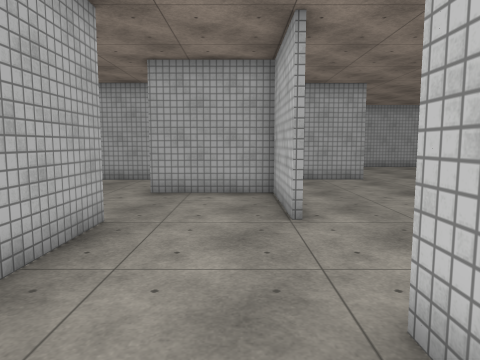
view 1 (above)

24 first-person views from a walk through a 3-D level made in the Unity game engine. The camera is 1.5 m above the floor, tilts 6° down and sees 70° across. The floor is counted in squares, 1 m on a side. Each view is taken from the middle of a square. On the plan, view 1 faces up. The plan holds only what a view shows up to about 16 squares ahead; the rest is blank. The player is left out. Surface patterns are stand-ins for the level's own textures.

view 2
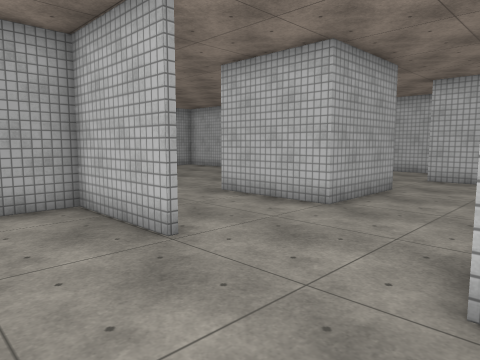

view 3
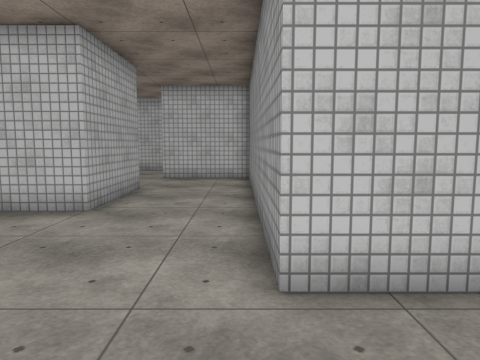

view 4
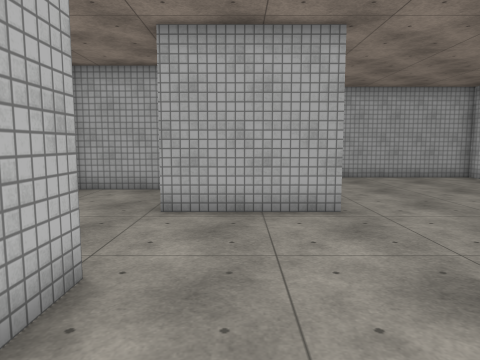

view 5
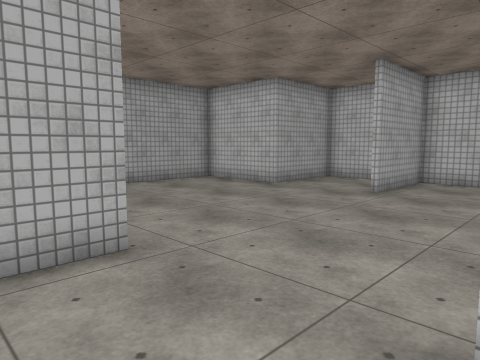

view 6
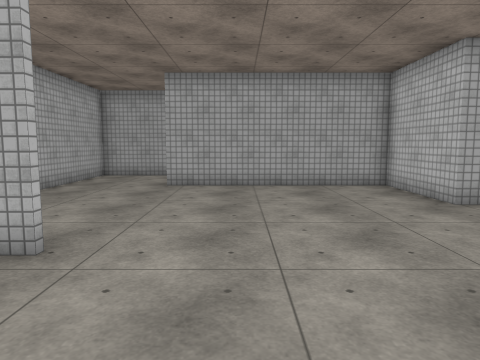

view 7
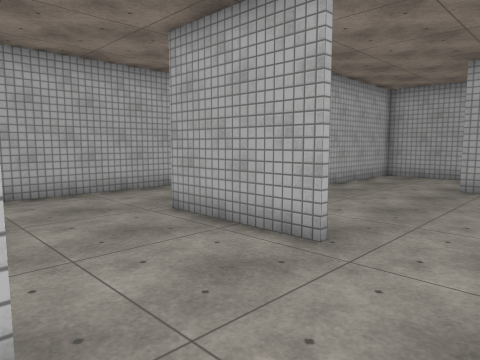

view 8
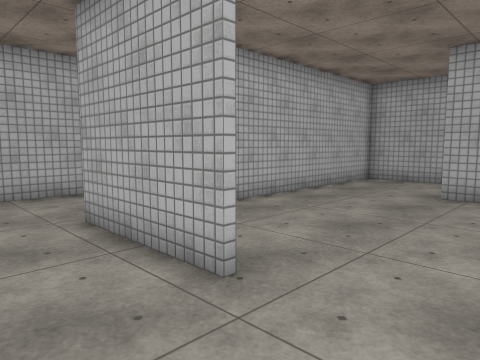

view 9
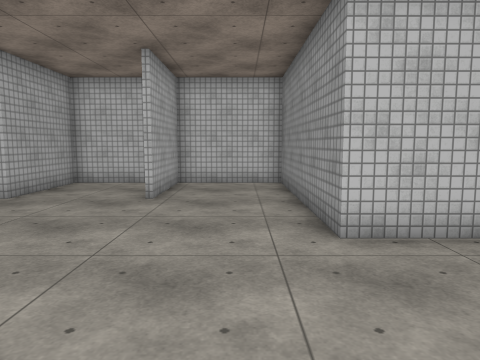

view 10
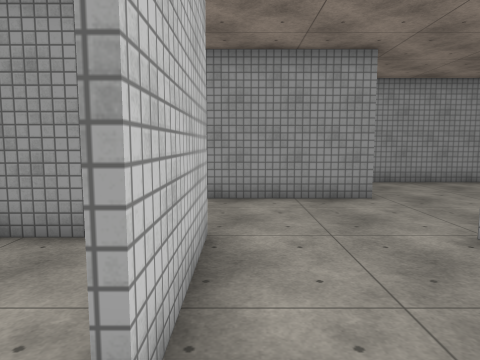

view 11
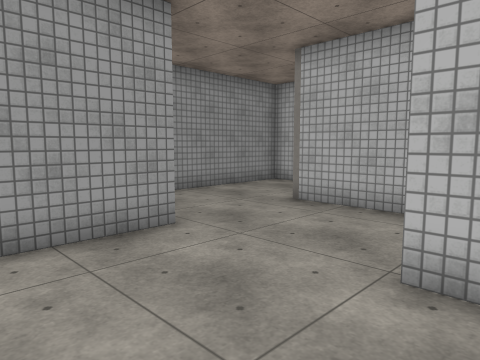

view 12
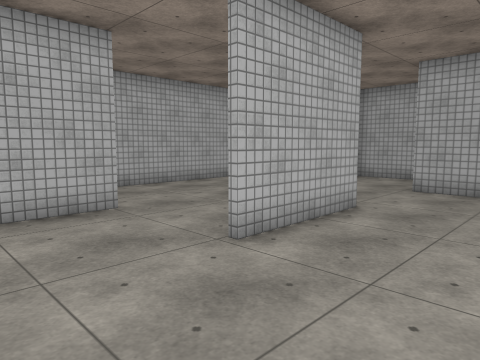

view 13
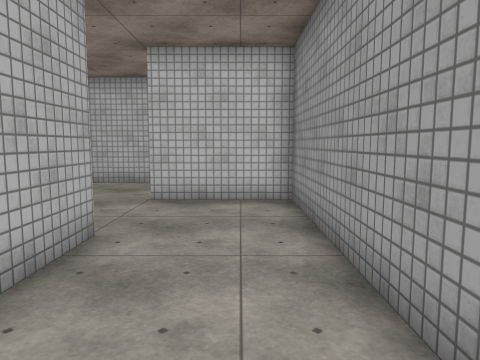

view 14
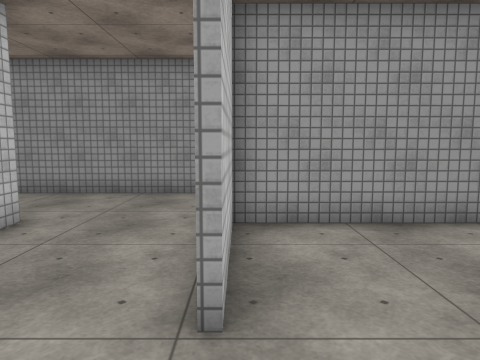

view 15
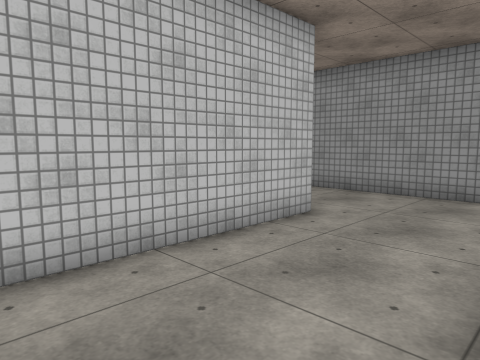

view 16
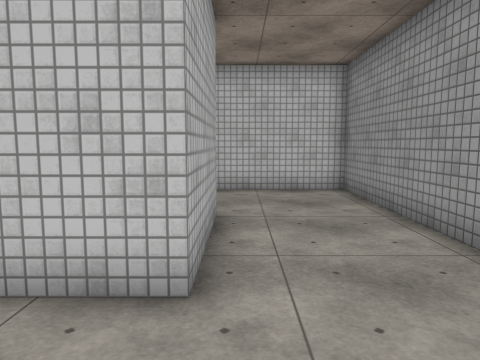

view 17
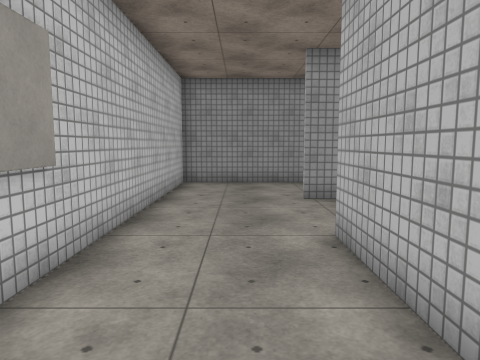

view 18
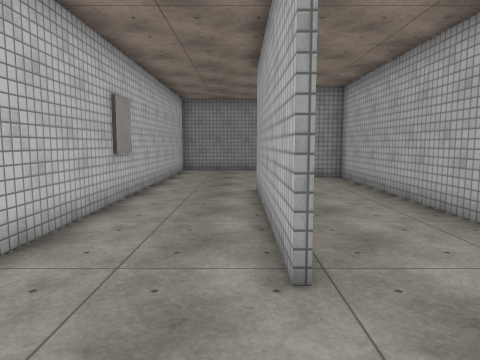

view 19
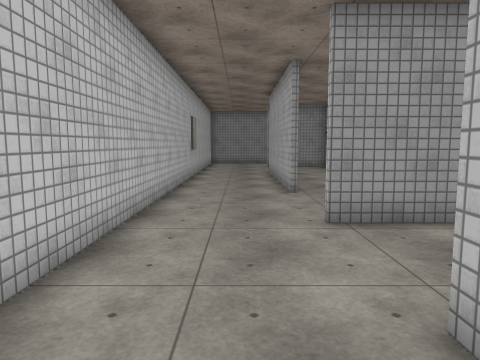

view 20
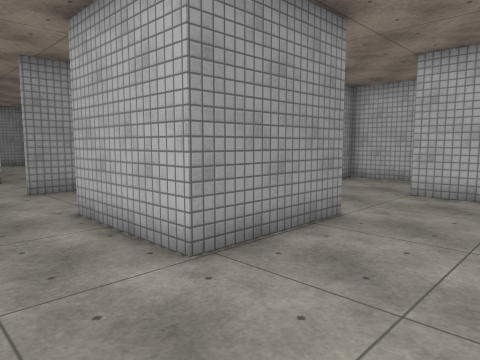

view 21
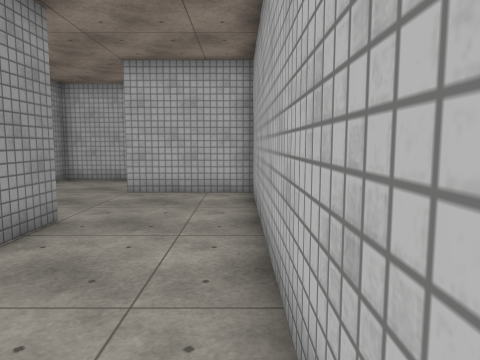

view 22
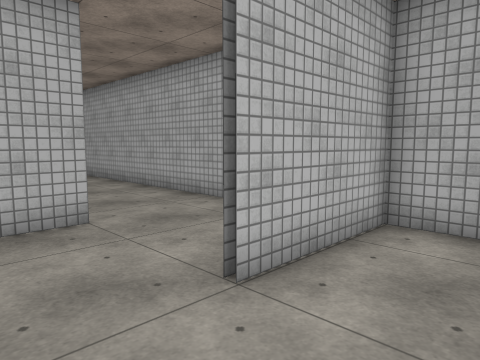

view 23
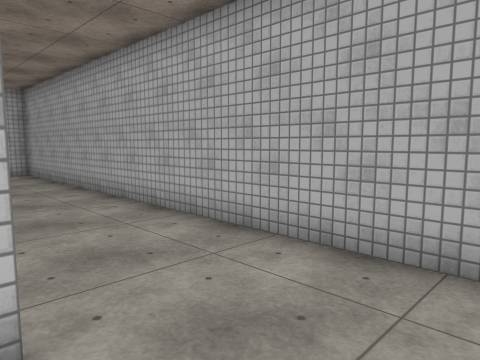

view 24
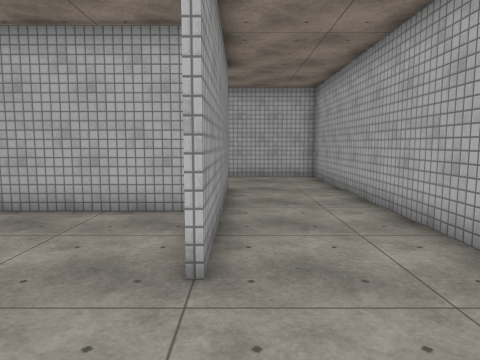

### Floor plan
Points are (right, up) in squares from view 1. A wall is a line through its corners. A room is listed if a view was taken in it or the views show most of it. See-through windows are left out.
Room 1 (views 1, 2, 3, 4, 5, 6, 7, 8, 9, 10, 11, 12, 13, 14, 15, 16, 17, 18, 19, 20, 21, 22, 23, 24)
walls: (5.2, 14.5) (1.1, 14.5); (9.3, 8.1) (9.3, 10.4) (17.2, 10.4) (17.2, 18.3) (13.3, 18.3) (13.3, 22.4) (5.2, 22.4); (17.2, 14.5) (13.2, 14.5); (7.4, 6.6) (8.9, 6.6); (9.6, 6.4) (5.5, 6.4) (5.5, 10.5); (1.2, 10.8) (1.2, 6.6); (17.4, 11.6) (17.4, 2.6) (18.8, 2.6); (0.4, 18.3) (-2.5, 18.3); (18.9, 18.6) (21.4, 18.6); (1, 6.6) (1, 10.5) (-2.8, 10.5); (9.4, 26.6) (9.4, 22.6) (10.4, 22.6); (-2.7, 17.1) (-2.7, 11.9); (4.5, 26.4) (1.4, 26.4) (1.4, 18.4); (21.4, 14.5) (21.4, 6.5); (-3.8, 14.5) (-5.9, 14.5); (17.2, 26.4) (21.4, 26.4) (21.4, 22.4); (-2.7, 6.6) (-2.7, 2.4); (11.4, 30.4) (-6.6, 30.4) (-6.6, 26.4); (-6.6, 13.9) (-6.6, 8.4); (1.3, 0.5) (1.3, 2.6) (13.1, 2.6) (13.1, 6.5); (-2.8, 26.6) (5.4, 26.6); (20.3, 2.6) (21.3, 2.6); (14.3, -1.4) (25.2, -1.4) (25.2, 22); (21.2, 2.5) (17.2, 2.5) (17.2, 9.8); (23.5, 30.4) (13.4, 30.4) (13.4, 26.5); (-6.6, -0.4) (-6.6, -1.4) (-0.1, -1.4)

Positions as (right, up) in squares from view 1, and headings:
1: (0, 0), facing up
2: (-2, 2), facing up-right
3: (-2, 3), facing right
4: (3, 7), facing up
5: (3, 10), facing up-right
6: (8, 10), facing up
7: (8, 10), facing up-left
8: (8, 12), facing up-left
9: (4, 12), facing right
10: (5, 12), facing down
11: (5, 8), facing down-left
12: (5, 3), facing up-left
13: (4, 4), facing right
14: (13, 9), facing down
15: (13, 9), facing down-right
16: (14, 2), facing right
17: (23, 12), facing down
18: (22, 18), facing down
19: (23, 25), facing down
20: (24, 30), facing down-left
21: (24, 30), facing left
22: (16, 24), facing up-left
23: (12, 26), facing up-left
24: (9, 27), facing left
